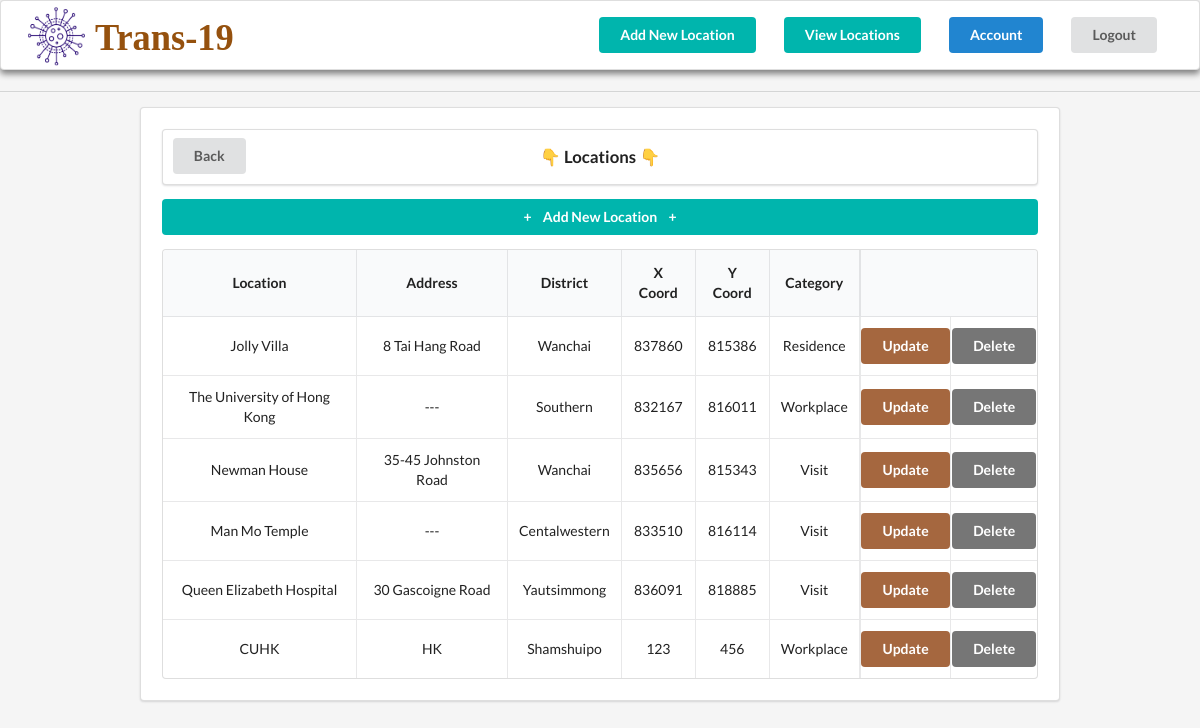
The app's page /location/ (signed in), older data.
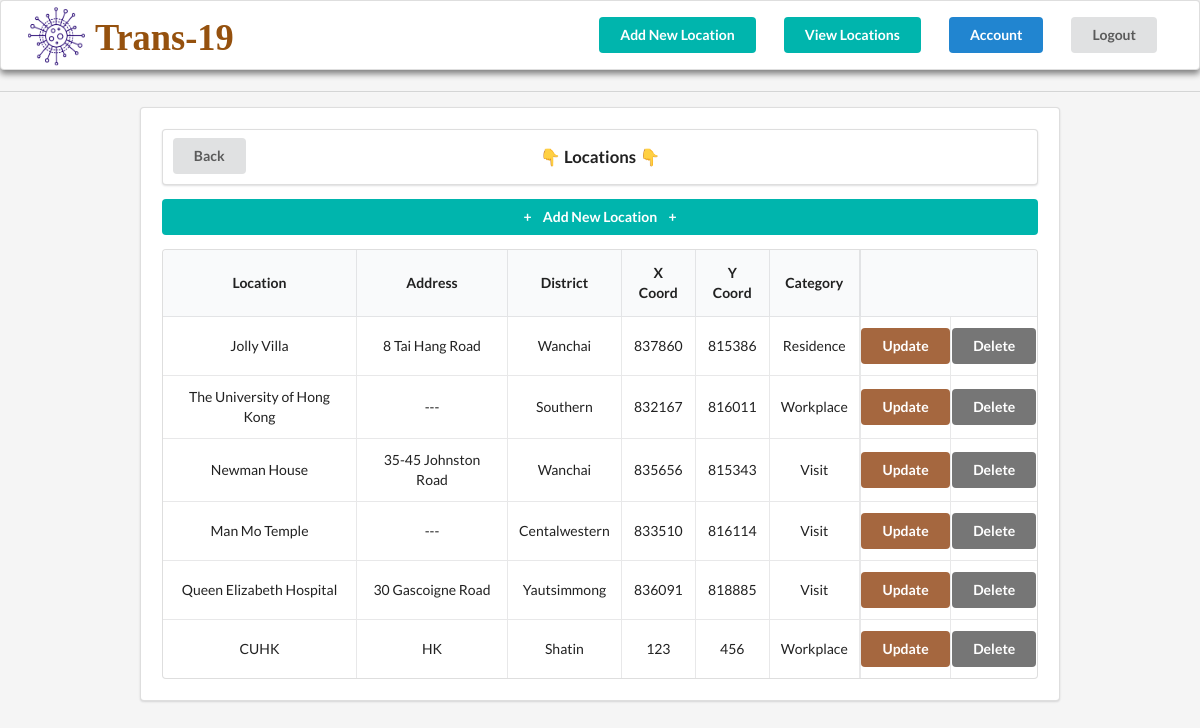
The same page, newer data.
### trans_19/models.py (models this page shows, shortened)
class Location(models.Model):
    name = models.CharField('Location Visited', max_length=70)
    address = models.CharField(max_length=70)
    district = models.CharField(max_length=17, choices=DISTRICTS_CHOICES)
    xCoord = models.IntegerField('X Coordinate')
    yCoord = models.IntegerField('Y Coordinate')
    category = models.CharField(max_length=9, choices=VISIT_CHOICES)

### trans_19/views.py (the view, shortened to what this page needs)
# urls.py: path('location/', ViewLocationRecordView.as_view(),
class ViewLocationRecordView(LoginRequiredMixin, TemplateView):
    model = Location
    template_name = 'patients/location_actions/location.html'
    def get_context_data(self, **kwargs):
        context = super().get_context_data(**kwargs)
        context['locations'] = Location.objects.all()
        return context

### trans_19/templates/patients/location_actions/location.html
{% extends "patients/index.html" %}
{% block content %}
<div class="ui divider"></div>
<div class="ui segment" style="margin:0 10em; padding: 1.5em;">
  <div class="ui segment" style="font-weight: 700; font-size: 1.2em; position: relative; padding: 0;">
    <a href="{%url 'trans_19_home'%}">
      <div class="ui button" style="position:absolute; left:0px; margin: 0.6em 0 0 0.7em">Back</div>
    </a>
    <div class="cent" style="margin: 0 auto; text-align: center; padding: 1em 0;">👇 Locations 👇</div>
  </div>
  <div>
    <a class="ui teal button" href="{%url 'trans_19_addLocationRecord' %}" style="width: 100%;">+<span
        style="margin:0 0.8em">Add New Location</span>+</a>
  </div>
  <table class="ui celled table" style="text-align: center;">
    <thead>
      <tr>
        <th>Location</th>
        <th>Address</th>
        <th>District</th>
        <th>X Coord</th>
        <th>Y Coord</th>
        <th>Category</th>
        <th colspan="2" style="border-left:0.2em solid rgba(34,36,38,.1);"></th>
      </tr>
    </thead>
    <tbody>
      {% for location in locations %}
      <tr>
        <td data-label="Name">{{location.name}}</td>
        <td data-label="Address">{{location.address}}</td>
        <td data-label="District">{{location.district|capfirst}}</td>
        <td data-label="xCoord">{{location.xCoord}}</td>
        <td data-label="yCoord">{{location.yCoord}}</td>
        <td data-label="Category">{{location.category|capfirst}}</td>
        <td style="border-left:0.2em solid rgba(34,36,38,.1); padding-left:0.05em; padding-right:0.05em; ">
          <a class="ui brown button"
          href="{%url 'trans_19_updateLocation' location.id %}"
          style="margin:0">Update</a>
        </td>
        <td style="padding-left:0.05em; padding-right:0.05em;">
          <a class="ui grey button"
          href="{%url 'trans_19_deleteLocation' location.id %}"
          style="margin:0">Delete</a>
        </td>
      </tr>
      {% endfor %}
    </tbody>
  </table>
</div>
{% endblock content %}

### trans_19/templates/patients/index.html (shortened to what this page needs)
<!DOCTYPE html>
<html lang="en">
<head>
  <link rel="stylesheet" type="text/css"
    href="https://cdnjs.cloudflare.com/ajax/libs/semantic-ui/2.4.1/semantic.min.css" />
  <link rel="stylesheet" type="text/css" href="/static/main.css" />
  <link href="https://cdn.jsdelivr.net/npm/select2@4.0.13/dist/css/select2.min.css" rel="stylesheet" />
</head>
<body style="background-color: rgb(245, 245, 245);">
  <div class="ui segment" style="background-color: white; box-shadow: 0px 4px 6px grey; margin-bottom: 1.5em;">
    <div class="ui secondary menu" style="margin:0 1em;background-color: white;">
      <a class="item" style="font-size: larger;" href="{%url 'trans_19_home'%}">
        <img src="/static/resources/logo.svg" alt="Trans-19" style="transform: scale(5.3); margin-left: 4em;" />
      </a>
      <div class="right menu">
        {% if user.is_authenticated%}
        <a class="item" href="{%url 'trans_19_addLocationRecord' %}"
          style="margin: 0 1em;padding:0; text-decoration: none;"><button class="ui teal button">
            Add New Location
          </button></a>
        <a class="item" href="{%url 'trans_19_location' %}"
          style="margin: 0 1em;padding:0; text-decoration: none;"><button class="ui teal button">
            View Locations
          </button></a>
        <a class="item" href="{%url 'chpstaff_account'%}"
          style="margin: 0 1em;padding:0; text-decoration: none;"><button class="ui primary button">
            Account
          </button></a>
        <a class="item" style="margin: 0 1em;padding:0; text-decoration: none;" href="{%url 'chpstaff_logout'%}"><button
            class="ui button">
            Logout
          </button></a>
        {% else %}
        <a class="item" style="margin: 0 1em;padding:0; text-decoration: none;" href="{%url 'chpstaff_login'%}"><button
            class="ui button">
            Log In
          </button></a>
        {% endif %}
      </div>
    </div>
  </div>
  {% block content %}{% endblock content %}
</body>
</html>

### trans_19/static/main.css (style rules this page uses)
.table { display: table; margin: 0 auto; }

Row changes from the older to the newer data that the page shows:
changed Location "CUHK": district "Shamshuipo" → "Shatin"
